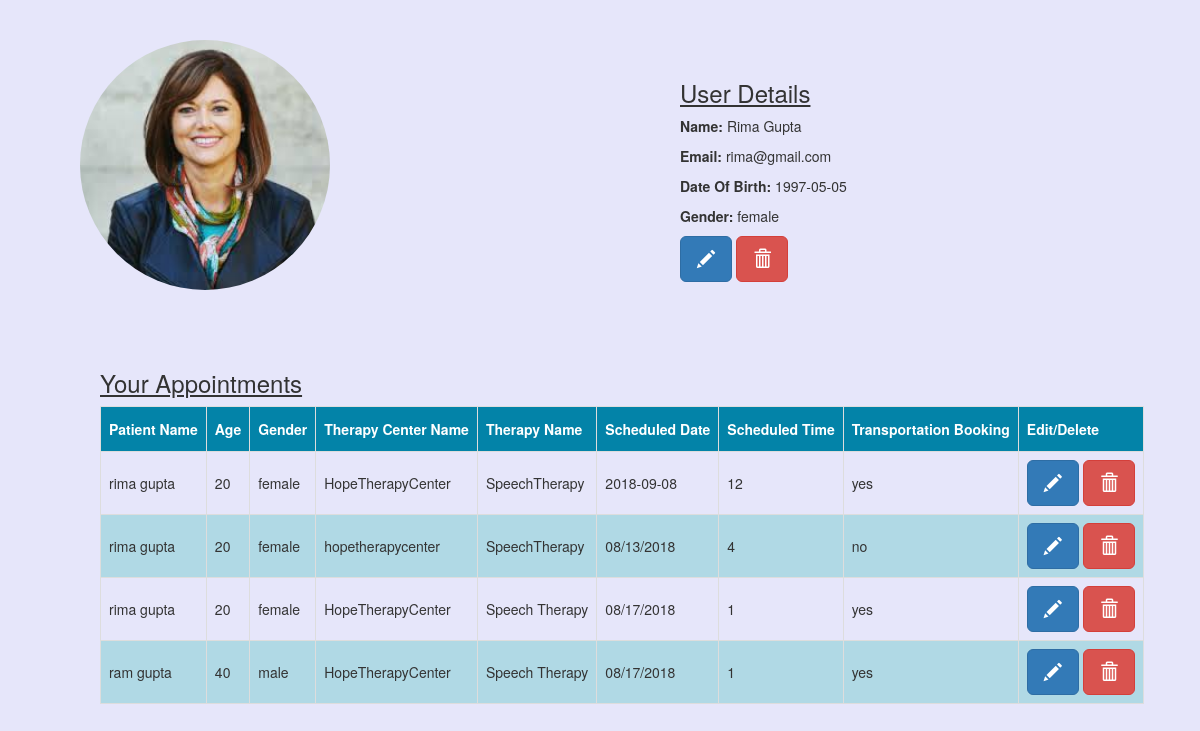
The app's page /normalconnect.php?username=rima@gmail.com with its own data.
### tables this page shows
CREATE TABLE `client` (
  `id` int(10) NOT NULL,
  `name` varchar(250) NOT NULL,
  `surname` varchar(250) NOT NULL,
  `password` varchar(10) NOT NULL,
  `pass2` varchar(10) NOT NULL,
  `email` varchar(250) NOT NULL,
  `dob` date NOT NULL,
  `gender` varchar(10) NOT NULL
);

CREATE TABLE `appointments` (
  `id` int(10) NOT NULL,
  `firstname` varchar(250) NOT NULL,
  `lastname` varchar(250) NOT NULL,
  `email` varchar(250) NOT NULL,
  `age` int(10) NOT NULL,
  `gender` varchar(6) NOT NULL,
  `address` varchar(250) NOT NULL,
  `centername` varchar(250) NOT NULL,
  `tname` varchar(250) NOT NULL,
  `date` varchar(20) NOT NULL,
  `time` varchar(5) NOT NULL,
  `transport` varchar(5) NOT NULL
);

### normalconnect.php (the view, shortened to what this page needs)
<?php
	$uname=$_GET['username'];
$mysqli=NEW MySQLi('localhost','root','','registration');
$resultSet= $mysqli->query("SELECT * FROM client where email='$uname'");
echo"<!DOCTYPE html><html>".
"<head>".
"<title>My Account</title>".
  "<meta charset='utf-8'>".
  "<meta name='viewport' content='width=device-width, initial-scale=1'>".
  "<link rel='stylesheet' href='https://maxcdn.bootstrapcdn.com/bootstrap/3.3.7/css/bootstrap.min.css'>".
  "<script src='https://ajax.googleapis.com/ajax/libs/jquery/3.3.1/jquery.min.js'></script>".
  "<script src='https://maxcdn.bootstrapcdn.com/bootstrap/3.3.7/js/bootstrap.min.js'></script>".
  "<link rel='stylesheet' href='myacc.css'>".
"</head>".
"<body style='background-color:#E6E6FA'>".
"<div class='containers'>";
echo "<div class='split1 left'>".
"<img src='acc.jpg' alt='Profile Pic' width='250' height='250'></div>".
"<div class='split1 right1'>".
"<div class='box1'>";
if($resultSet->num_rows !=0){
	echo"<h3><u>User Details</u></h3>";
	while($rows=$resultSet->fetch_assoc())
	{
		$id=$rows['id'];
		$fname=$rows['name'];
		$lname=$rows['surname'];
		$url3="edituser.php?id=".$id;
		$url4="deleteuser.php?id=".$id;
		echo"<p><b> Name:</b> $fname $lname</p>";
		echo"<p><b> Email:</b> ". $rows['email']."</p>";
		echo"<p><b> Date Of Birth: </b>". $rows['dob']."</p>";
		echo"<p><b> Gender:</b> ". $rows['gender']."</p>";
		echo"
        <a href='$url3' class='btn btn-primary btn-lg'>
          <span class='glyphicon glyphicon-pencil'></span>
        </a> <a href='$url4' class='btn btn-danger btn-lg'>
          <span class='glyphicon glyphicon-trash'></span>
        </a>";
	}
}
echo "</div></div><div class='box2'>";
	echo"<p><h3><u>Your Appointments</u></h3></p>";
	$mysqli=NEW MySQLi('localhost','root','','registration');
	$resultSet= $mysqli->query("SELECT * FROM appointments where email='$uname'");
	echo"<table class='customers'><thead><tr>".
	  "<th>Patient Name</th>".
        "<th>Age</th>".
		"<th>Gender</th>".
		"<th>Therapy Center Name</th>".
		"<th>Therapy Name</th>".
		"<th>Scheduled Date</th>".
		"<th>Scheduled Time</th>".
		"<th>Transportation Booking</th>".
		"<th>Edit/Delete</th>".
      "</tr>".
    "</thead>".
	"<tbody>";
if($resultSet->num_rows !=0){
	while($rows=$resultSet->fetch_assoc())
	{
		$fname=$rows['firstname'];
		$lname=$rows['lastname'];
		$id=$rows['id'];
		$url1="edit.php?id=".$id;
		$url2="delete.php?id=".$id;
		echo"<tr>";
		echo"<td>$fname $lname</td>";
		echo"<td> ". $rows['age']."</td>";
		echo"<td> ". $rows['gender']."</td>";
		echo"<td> ". $rows['centername']."</td>";
		echo"<td> ". $rows['tname']."</td>";
		echo"<td> ". $rows['date']."</td>";
		echo"<td> ". $rows['time']."</td>";
		echo"<td>".$rows['transport']."</td>";
		echo"<td>
        <a href='$url1' class='btn btn-primary btn-lg'>
          <span class='glyphicon glyphicon-pencil'></span>
        </a> <a href='$url2' class='btn btn-danger btn-lg'>
          <span class='glyphicon glyphicon-trash'></span>
        </a></td></tr>";
	}
	echo "</tbody>".
  "</table>";
 echo"</div></div></body></html>";
 }else{
	echo"<p>not found</p>";
}
?>

### myacc.css (style rules this page uses)
img { border-radius: 50%; }
.containers { position:relative; margin-top:5px; margin-left:80px; }
.containers .split1 { position: absolute; z-index: 1; overflow-x: hidden; padding-top: 20px; }
.left { left: 0; }
.right1 { right: 0; left: 600px; }
.containers .box1 { position:relative; margin-top:40px; border:2px black; width:300px; }
.containers .box2 { position:relative; top:350px; left:20px; right:20px; }
.customers td, .customers th { border: 1px solid #ddd; padding: 8px; }
.customers tr:nth-child(even) { background-color: #b0d9e5; }
.customers th { padding-top: 12px; padding-bottom: 12px; text-align: left; background-color: #0383a8; color: white; }

### records on screen
client: name "Rima", surname "Gupta", email "rima@gmail.com", dob "1997-05-05", gender "female"
appointments: firstname "rima", lastname "gupta", age "20", gender "female", centername "HopeTherapyCenter", tname "SpeechTherapy", date "2018-09-08", time "12", transport "yes"
appointments: firstname "rima", lastname "gupta", age "20", gender "female", centername "hopetherapycenter", tname "SpeechTherapy", date "08/13/2018", time "4", transport "no"
appointments: firstname "rima", lastname "gupta", age "20", gender "female", centername "HopeTherapyCenter", tname "Speech Therapy", date "08/17/2018", time "1", transport "yes"
appointments: firstname "ram", lastname "gupta", age "40", gender "male", centername "HopeTherapyCenter", tname "Speech Therapy", date "08/17/2018", time "1", transport "yes"
